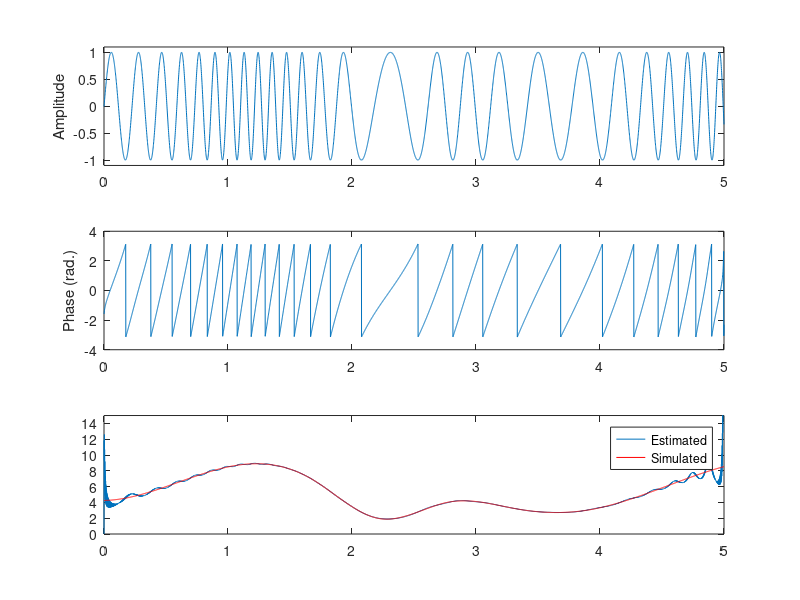

Source code (MATLAB): (Note: this script raises an error after producing the figure.)
%% mikexcohen.com

%% simulate FM signal

% signal properties
srate = 1000;
time  = 0:1/srate:5;

% time series of instantaneous frequencies, which is created by
% interpolating a few random datapoints
freqTS = abs( interp1(linspace(time(1),time(end),10),10*rand(1,10),time,'spline') );

% this is the construction of a frequency-varying sine wave
centfreq = mean(freqTS);
k        = (centfreq/srate)*2*pi/centfreq;
signal   = sin(2*pi.*centfreq.*time + k*cumsum(freqTS-centfreq));

% hilbert transform of signal
hilsig = hilbert(signal);


% and plot!
figure(1), clf
subplot(311)
plot(time,signal)
ylabel('Amplitude')
set(gca,'ylim',[-1.1 1.1])

subplot(312)
plot(time,angle(hilsig))
ylabel('Phase (rad.)')

subplot(313)
freqslide = srate*diff(unwrap(angle(hilsig)))/(2*pi);
plot(time,[0 freqslide])
hold on
plot(time,freqTS,'r')
set(gca,'ylim',[0 15])
legend({'Estimated';'Simulated'})

%% And now with real data and a median filter

load sampleEEGdata.mat

data2use = squeeze(EEG.data(28,:,10));
freq2use = 10; % hz


% define convolution parameters
wavt  = -2:1/EEG.srate:2; % time vector for wavelet
nData = EEG.pnts;
nKern = length(wavt);
nConv = nData+nKern-1;
hwave = floor((length(wavt)-1)/2);

s = 8 / (2*pi*freq2use); % for gaussian
cmwX = fft( exp(1i*2*pi*freq2use*wavt) .* exp( -(wavt.^2)/(2*s^2) ) ,nConv);
cmwX = cmwX ./ max(cmwX);

as = ifft( fft(data2use,nConv) .* cmwX );
as = as(hwave+1:end-hwave);


figure(2), clf
subplot(311)
plot(EEG.times,data2use);
ylabel('Amplitude (\muV)')

subplot(312)
plot(EEG.times,angle(as))
ylabel('Phase angles (rad.)')

subplot(313)
freqslide = EEG.srate*diff(unwrap(angle(as)))/(2*pi);
plot(EEG.times(1:end-1),freqslide)
ylabel('Frequency (Hz)')
set(gca,'ylim',[freq2use*.75 freq2use*1.5])


%% now apply median filter

n_order = 10;
orders  = linspace(10,400,n_order)/2; 
orders  = round( orders/(1000/EEG.srate) );


phasedmed = zeros(length(orders),EEG.pnts);

for oi=1:n_order
    for ti=1:EEG.pnts
        
        %% use compiled fast_median if available
%         phasedmed(oi,ti) = fast_median(freqslide(max(ti-orders(oi),1):min(ti+orders(oi),EEG.pnts-1))');
        
        %% use 'manual median' otherwise
        temp = sort(freqslide(max(ti-orders(oi),1):min(ti+orders(oi),EEG.pnts-1)));
        phasedmed(oi,ti) = temp(floor(numel(temp)/2)+1);
        
    end
end

% the final step is to take the mean of medians
freqslideFilt = mean(phasedmed,1);

subplot(313)
hold on
plot(EEG.times,freqslideFilt,'r')

%%
